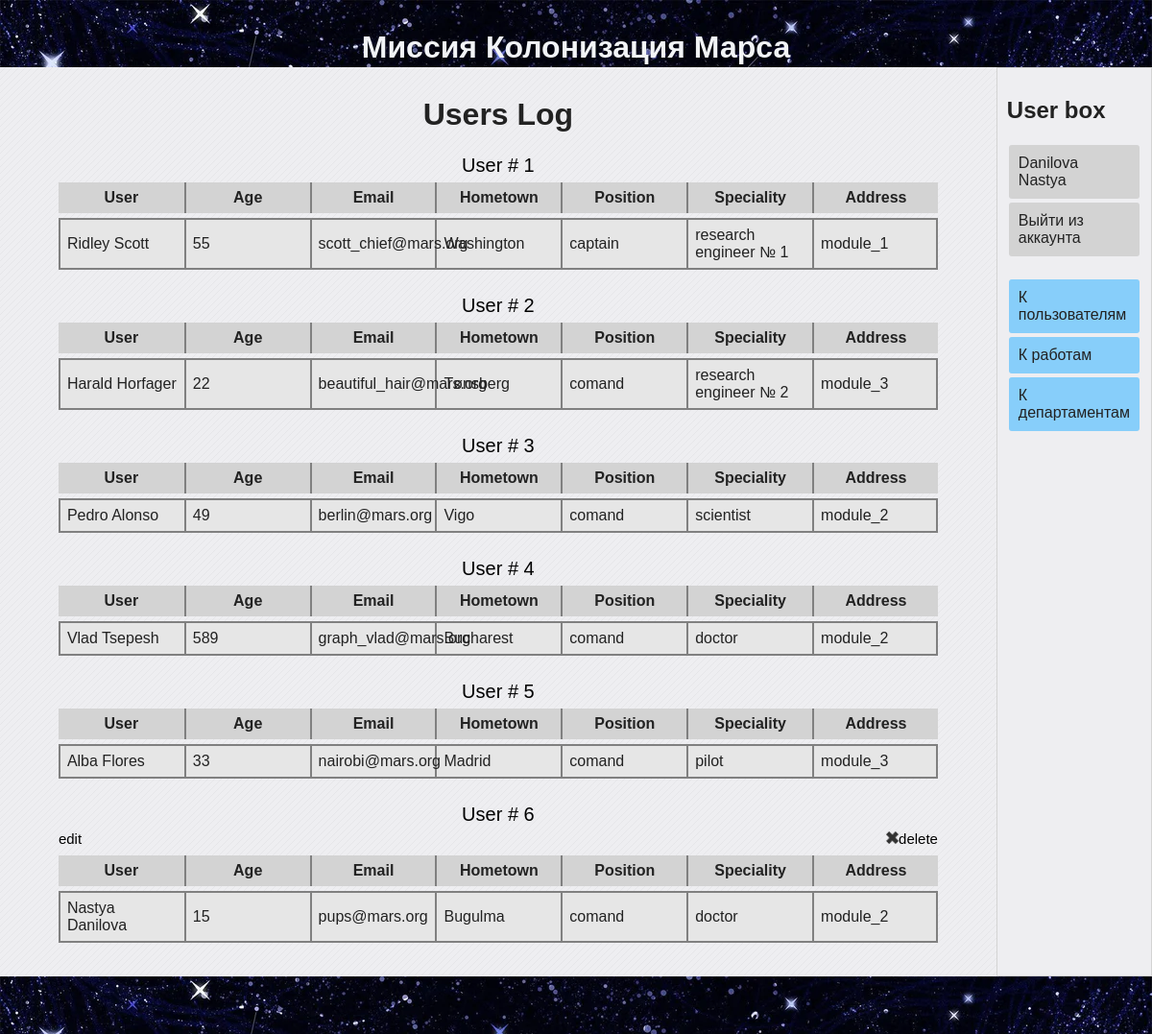
The page /users (signed in) on the database as committed earlier.
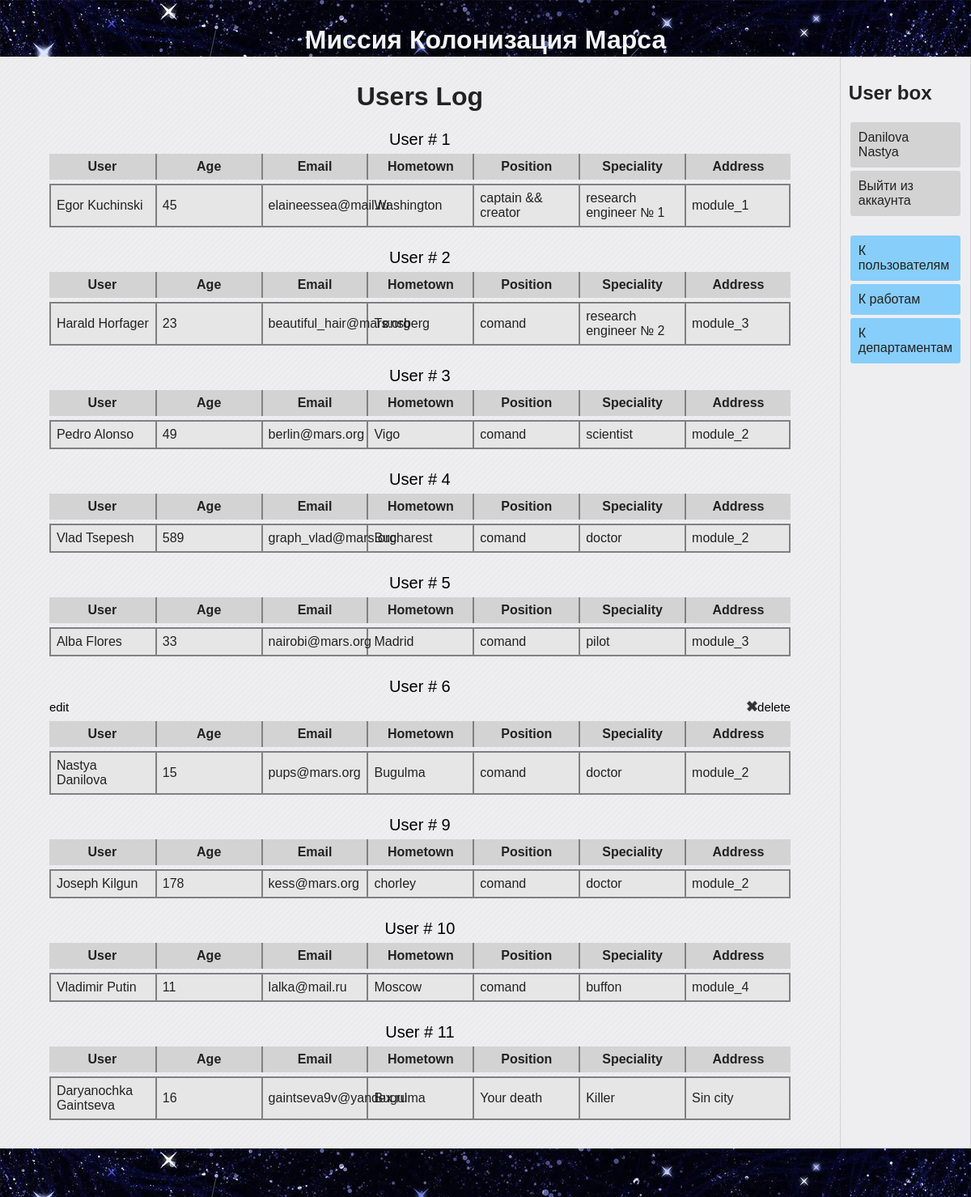
The same page on the database as committed later.
### data/users.py (models this page shows, shortened)
class User(SqlAlchemyBase, UserMixin, SerializerMixin):
    __tablename__ = 'users'
    id = sqlalchemy.Column(sqlalchemy.Integer,
                           primary_key=True, autoincrement=True)
    surname = sqlalchemy.Column(sqlalchemy.String)
    name = sqlalchemy.Column(sqlalchemy.String)
    age = sqlalchemy.Column(sqlalchemy.Integer)
    hometown = sqlalchemy.Column(sqlalchemy.String)
    position = sqlalchemy.Column(sqlalchemy.String)
    speciality = sqlalchemy.Column(sqlalchemy.String)
    address = sqlalchemy.Column(sqlalchemy.String)
    email = sqlalchemy.Column(sqlalchemy.String,
                              index=True, unique=True)
    hashed_password = sqlalchemy.Column(sqlalchemy.String)
    modyfied_date = sqlalchemy.Column(sqlalchemy.DateTime,
                                      default=datetime.datetime.now)
    jobs = orm.relation("Jobs", back_populates='user')
    deps = orm.relation("Departments", back_populates='user')

### main.py (the view)
@app.route('/users')
def users_table():
    session = db_session.create_session()
    users = session.query(User).all()
    return render_template("user_table.html", title="User table", users=users)

### data/db_session.py (called while the page is built)
def create_session() -> Session:
    global __factory
    return __factory()

### main.py (called while the page is built)
@log_manager.user_loader
def load_user(user_id):
    session = db_session.create_session()
    return session.query(User).get(user_id)

### templates/user_table.html
{% extends "base.html" %}
{% block content %}
    <h1 style="text-align: center;">Users Log</h1>
    {% for user in users %}
        <table class="average-table">
            <caption>
                <a href="/home/{{ user.id }}">User # {{ user.id }}</a>
                {% if current_user.is_authenticated and (current_user == user or current_user.id == 1) %}
                    <div style="font-size: 15px;" class='flexbox flex_r_nowr flex_jcspacebetween_aicenter'>
                        <a href="/edit_user/{{ user.id }}">
                            <img src="/static/img/edit_icon1.png" alt="" width='13px'>edit</a>
                        <a href="/deluser/{{ user.id }}">
                            <img src="/static/img/delete_icon1.png" alt="" width="13px">delete</a>
                    </div>
                {% endif %}
            </caption>
            <thead>
                <th>User</th>
                <th>Age</th>
                <th>Email</th>
                <th>Hometown</th>
                <th>Position</th>
                <th>Speciality</th>
                <th>Address</th>
            </thead>
            <tbody>
                <tr>
                    <td>{{ user.name }} {{ user.surname }}</td>
                    <td>{{ user.age }}</td>
                    <td>{{ user.email }}</td>
                    <td>{{ user.hometown }}</td>
                    <td>{{ user.position }}</td>
                    <td>{{ user.speciality }}</td>
                    <td>{{ user.address }}</td>
                </tr>
            </tbody>
        </table>
    {% endfor %}
{% endblock %}

### templates/base.html (shortened to what this page needs)
<!DOCTYPE html>
<html lang="en">
<head>
    <link rel="stylesheet" href="/static/css/style.css">
</head>
<body>
    <header class="page-header">
        <h1>Миссия Колонизация Марса</h1>
    </header>
    <main class="flexbox flex_r_nowr">
        <div class='main_content'>
            {% block content %}{% endblock %}
        </div>
        <div class='user_box flexbox flex_c_nowr'>
            <h2>User box</h2>
            <div class="flexbox flex_c_nowr">
                {% if current_user.is_authenticated %}
                    <a class="btn" href="/home/{{ current_user.id }}">{{ current_user.surname }} {{current_user.name }}</a>
                    <a class="btn" href="/logout">Выйти из аккаунта</a>
                {% else %}
                    <a class="btn" href="/register">Зарегистрироваться</>
                    <a class="btn" href="/login">Войти</a>
                {% endif %}
            </div>
            <div class="flexbox flex_c_nowr usernav">
                <a href="/users" class="btn">К пользователям</a>
                <a href="/" class="btn">К работам</a>
                <a href="/departments" class="btn">К департаментам</a>
            </div>
        </div>
    </main>
    <footer class="page-footer"></footer>
</body>
</html>

### static/css/style.css (style rules this page uses)
body { background-color: #eeeef1; color: #222222; font-family: "Verdana", sans-serif; margin: 0; padding: 0; }
main { min-height: 568px; }
a { color: #000000; text-decoration: none; }
.page-header { background-color: #222244; background-image: url("../img/h2_bkgr.jpeg"); color: #f2f4f6; padding: 10px; height: 50px; text-align: center; }
.page-footer { background-color: #222244; background-image: url("../img/h2_bkgr.jpeg"); color: #f2f4f6; height: 40px; padding: 10px; text-align: center; }
.btn { display: block; background: lightgray; padding: 10px; margin: 2px; color: #222222; text-decoration: none; border-radius: 3px; }
.flexbox { display: flex; }
.flex_r_nowr { flex-flow: row nowrap; }
.flex_c_nowr { flex-flow: column nowrap; }
.flex_jcspacebetween_aicenter { justify-content: space-between; align-items: center; }
.user_box { border: 1px solid lightgray; padding: 10px; width: 12%; background-color: f2f4f6; }
.user_box .flexbox { margin-bottom: 20px; }
.usernav .btn { background-color: lightskyblue; }
.main_content { padding: 10px; width: 88%; }
.average-table { border-spacing: 0px 5px; margin: auto; margin-top: 20px; margin-bottom: 20px; table-layout: fixed; width: 90%; }
.average-table caption { font-size: 20px; line-height: 25px; }
.average-table th { background-color: lightgrey; border-left: 2px solid gray; padding: 7px; }
.average-table th:first-child { border-left: none; }
.average-table td { background-color: rgb(230, 230, 230); border: 2px solid gray; border-right: none; padding: 7px; }
.average-table td:last-child { border-right: 2px solid gray; }

Rows that differ between the two databases and show on the page:
changed User "Washington": name "Ridley" → "Egor"; surname "Scott" → "Kuchinski"; age "55" → "45"; email "scott_chief@mars.org" → "elaineessea@mail.ru"; position "captain" → "captain && creator"
changed User "Harald": age "22" → "23"
added User: id "9", name "Joseph", surname "Kilgun", age "178", email "kess@mars.org", hometown "chorley", position "comand", speciality "doctor", address "module_2"
added User: id "10", name "Vladimir", surname "Putin", age "11", email "lalka@mail.ru", hometown "Moscow", position "comand", speciality "buffon", address "module_4"
added User: id "11", name "Daryanochka", surname "Gaintseva", age "16", email "gaintseva9v@yandex.ru", hometown "Bugulma", position "Your death", speciality "Killer", address "Sin city"
